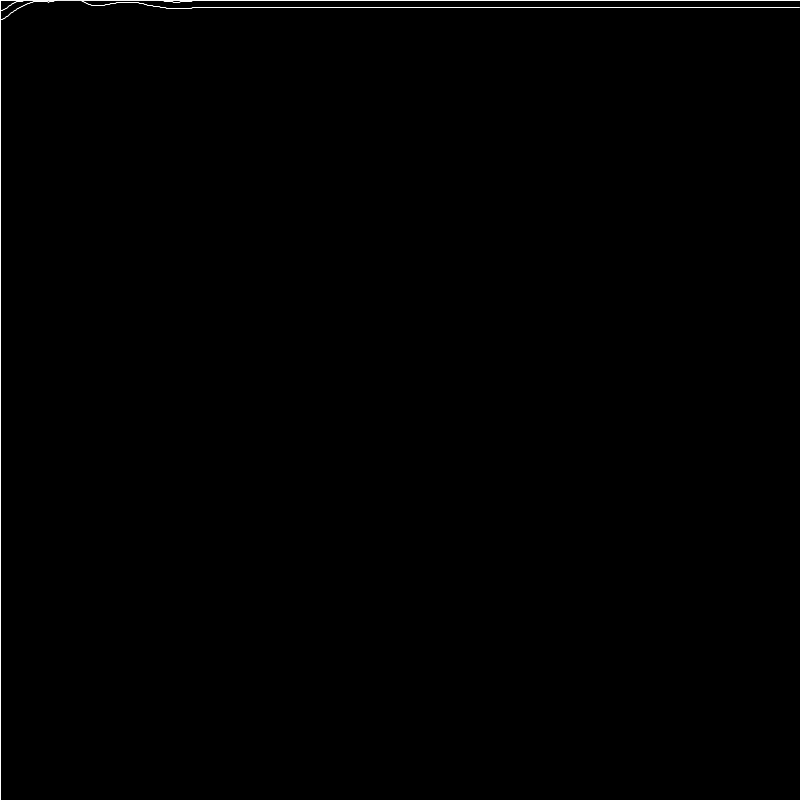
Frame 1 (no input)
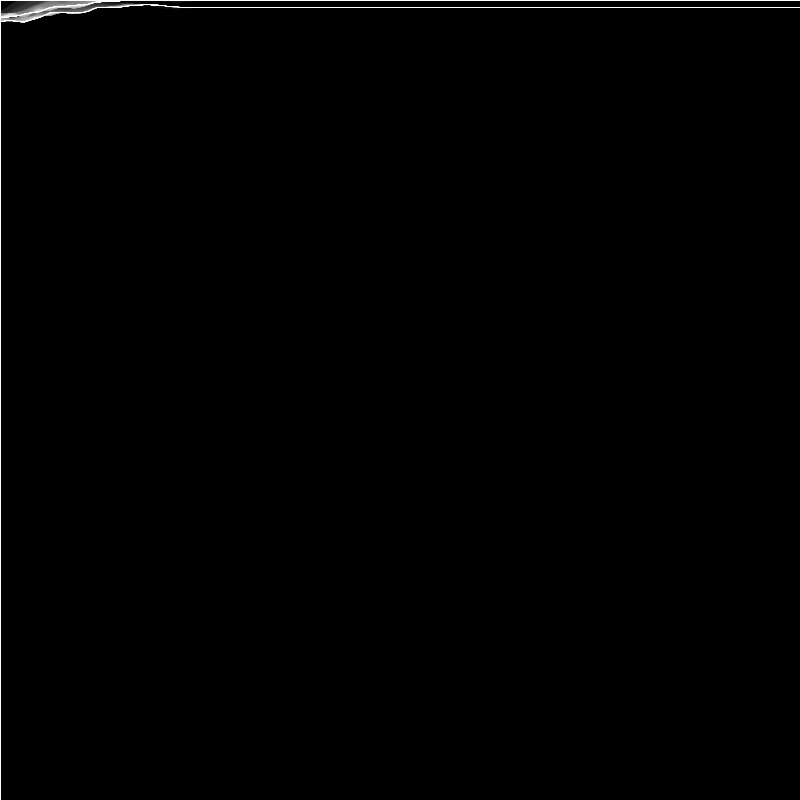
Frame 60 (the mouse pressed at the canvas centre just before this capture)
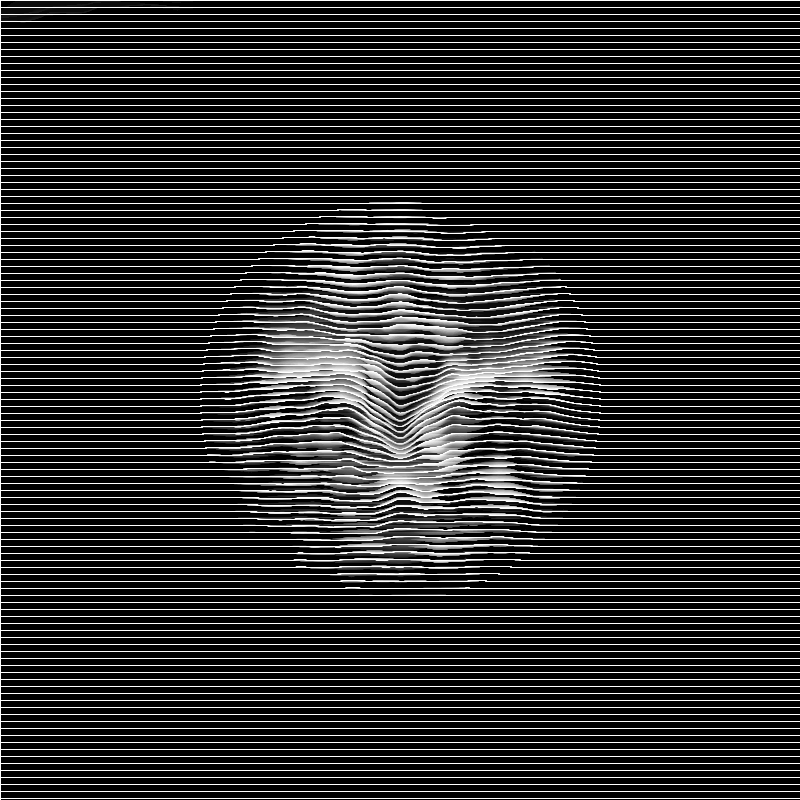
Frame 120 (the mouse held since frame 60 and released just before this capture)

The Processing sketch that drew these frames (run headless with seeded random() and noise(); from frame 60 on, the mouse is pressed at the canvas centre):

// Processing sketch: noise_where_mouse_is_y_dir
// ── noise_where_mouse_is_y_dir.pde



void setup(){
  size(800, 800);
  background(0);
  stroke(255);
  noFill();
  smooth();
}
float spacing = 7;
float res = 1;
float nx = 0, ny = 0, nz = 0;
float maxd = 200;
void draw(){
  //background(0);
  fill(0, 10);
  rect(0, 0, width, height);
  
  for(int i = 0;i < height; i+=spacing){
    if(dist(0, mouseY, 0, i) < 10 || mousePressed ){
    beginShape();
    for(int j = 0; j < width; j+=res){
      
      float d = dist(mouseX, mouseY, j , i);
      if( d > maxd) d = maxd;
      
      float amp = map(d, 0, maxd, 50, 0);
      float x = j;
      float y = i + map(noise(nx+j*res/100, ny+i*res/100, nz), 0, 1, -amp, amp);
      vertex(x, y);
    }
    endShape();
    }
    }
    ny-=.01;
    nz+=.01;
}
